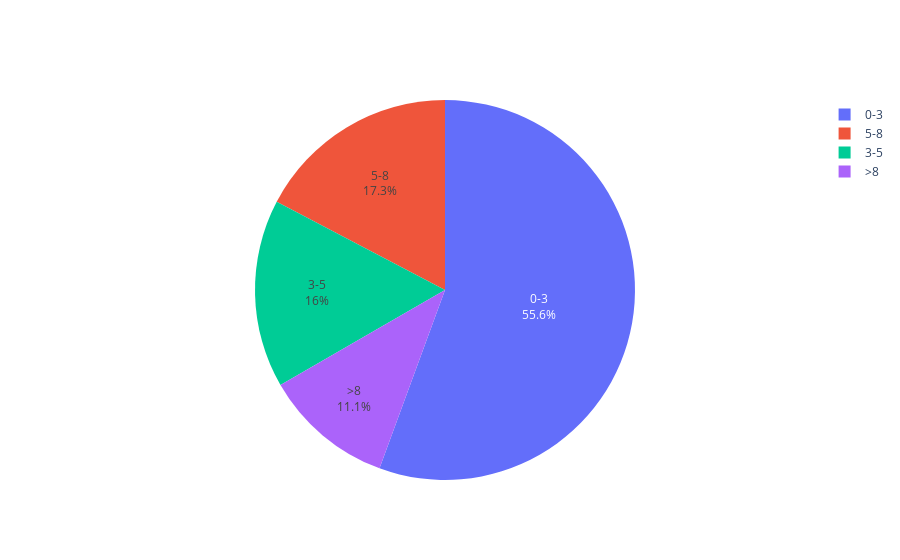

Write notebook code for a chart like this one.
### Code cell
fig = go.Figure(data=[go.Pie(labels=df_p['Number of times Pregnant'], values=df_p['count'], textinfo='label+percent'
                            )])
fig.show()

### Figure 1 — Plotly figure (JSON) as saved in the notebook; plotly's stock layout.template omitted (floating-point values rounded to 4 significant figures)
{"data": [{"labels": ["0-3", "5-8", "3-5", ">8"], "textinfo": "label+percent", "type": "pie", "values": [427, 133, 123, 85]}], "layout": {}}
